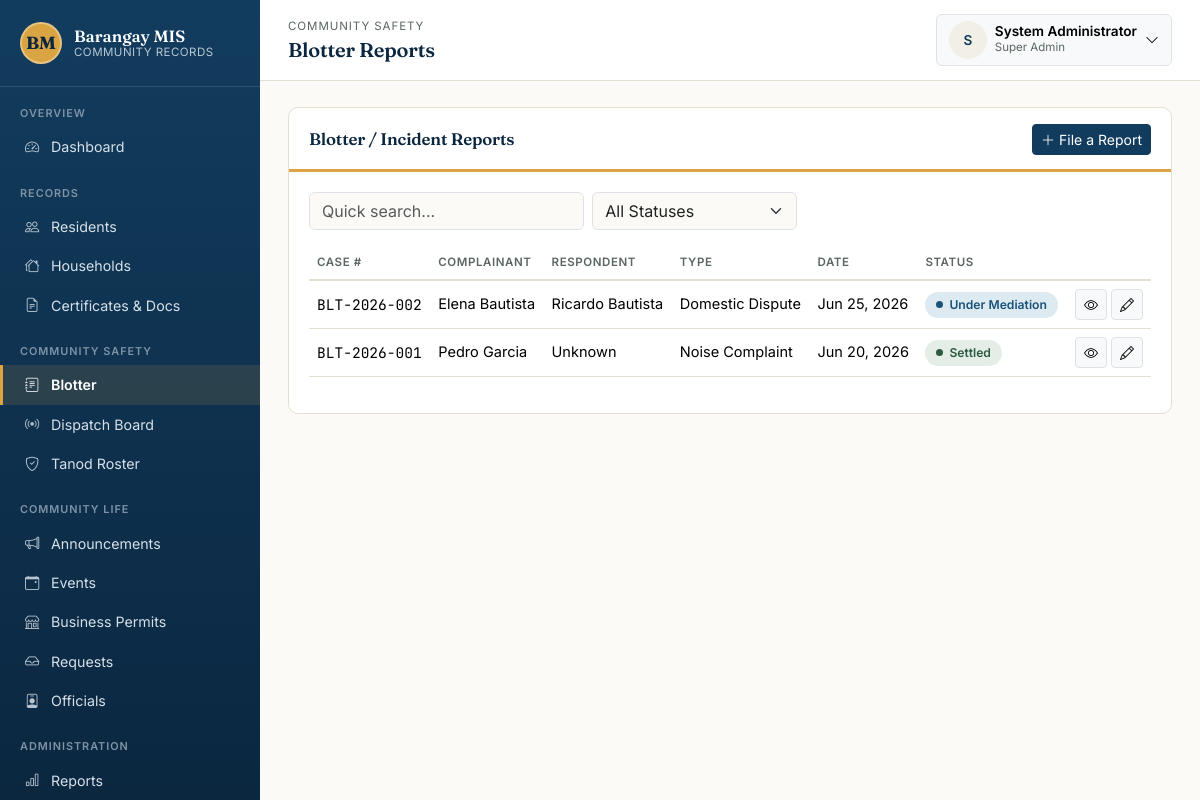
The app's page /modules/blotter/list.php (signed in) with its own data.
### tables this page shows
CREATE TABLE blotter_reports (
    id               INT AUTO_INCREMENT PRIMARY KEY,
    case_number      VARCHAR(50) UNIQUE,
    complainant      VARCHAR(150) NOT NULL,
    respondent       VARCHAR(150),
    incident_type    VARCHAR(100),
    incident_date    DATETIME,
    location         VARCHAR(255),
    narrative        TEXT,
    status           ENUM('Open','Under Mediation','Settled','Endorsed to Police/Court') NOT NULL DEFAULT 'Open',
    filed_by         INT NULL,
    created_at       TIMESTAMP NOT NULL DEFAULT CURRENT_TIMESTAMP,
    FOREIGN KEY (filed_by) REFERENCES users(id) ON DELETE SET NULL,
    INDEX idx_blotter_status (status)
);

### includes/auth.php (called while the page is built, shortened)
<?php
function current_role(): string
{
    return $_SESSION['role'] ?? '';
}

### includes/functions.php (called while the page is built, shortened)
<?php
function clean(?string $value): string
{
    return htmlspecialchars(trim($value ?? ''), ENT_QUOTES, 'UTF-8');
}
function format_date(?string $date, string $format = 'F d, Y'): string
{
    try {
        return (new DateTime($date))->format($format);
    } catch (Exception) {
        return '—';
    }
}
function format_datetime(?string $datetime, string $format = 'F d, Y g:i A'): string
{
    return format_date($datetime, $format);
}

### modules/blotter/list.php (the view, shortened to what this page needs)
<?php
require_once __DIR__ . '/../../config.php';
require_once __DIR__ . '/../../includes/auth.php';
require_once __DIR__ . '/../../includes/functions.php';
$canManage = in_array(current_role(), STAFF_ROLES, true);
$sql = 'SELECT b.*, u.full_name AS filed_by_name FROM blotter_reports b LEFT JOIN users u ON u.id = b.filed_by WHERE 1=1';
$params = [];
$sql .= ' ORDER BY b.incident_date DESC';
$stmt = $pdo->prepare($sql);
$stmt->execute($params);
$reports = $stmt->fetchAll();
require_once __DIR__ . '/../../includes/header.php';
?>
<div class="panel">
    <div class="panel-header">
        <h2>Blotter / Incident Reports</h2>
        <?php if ($canManage): ?>
        <a href="<?= BASE_URL ?>/modules/blotter/form.php" class="btn btn-primary btn-sm"><i class="bi bi-plus-lg me-1"></i>File a Report</a>
        <?php endif; ?>
    </div>
    <div class="panel-body">
        <div class="row g-2 mb-3">
            <div class="col-md-4">
                <input type="text" class="form-control" placeholder="Quick search..." onkeyup="quickFilter(this, 'blotterTable')">
            </div>
            <div class="col-md-3">
                <form method="get">
                    <select name="status" class="form-select" onchange="this.form.submit()">
                        <option value="">All Statuses</option>
                    </select>
                </form>
            </div>
        </div>
        <?php if (empty($reports)): ?>
            <div class="empty-state"><i class="bi bi-journal-text"></i>No blotter reports match this view.</div>
        <?php else: ?>
        <div class="table-responsive">
        <table class="table table-clean" id="blotterTable">
            <thead><tr><th>Case #</th><th>Complainant</th><th>Respondent</th><th>Type</th><th>Date</th><th>Status</th><th></th></tr></thead>
            <tbody>
            <?php foreach ($reports as $r): ?>
                <tr>
                    <td class="mono"><?= clean($r['case_number'] ?? '—') ?></td>
                    <td><?= clean($r['complainant']) ?></td>
                    <td><?= clean($r['respondent'] ?: '—') ?></td>
                    <td><?= clean($r['incident_type'] ?: '—') ?></td>
                    <td><?= format_datetime($r['incident_date'], 'M d, Y') ?></td>
                    <td><span class="status-pill <?= strtolower(str_replace([' ', '/'], ['-', '-'], $r['status'])) ?>"><span class="dot"></span><?= clean($r['status']) ?></span></td>
                    <td class="text-end">
                        <a href="<?= BASE_URL ?>/modules/blotter/view.php?id=<?= (int)$r['id'] ?>" class="btn btn-sm btn-light border"><i class="bi bi-eye"></i></a>
                        <?php if ($canManage): ?>
                        <a href="<?= BASE_URL ?>/modules/blotter/form.php?id=<?= (int)$r['id'] ?>" class="btn btn-sm btn-light border"><i class="bi bi-pencil"></i></a>
                        <?php endif; ?>
                    </td>
                </tr>
            <?php endforeach; ?>
            </tbody>
        </table>
        </div>
        <?php endif; ?>
    </div>
</div>
<?php require_once __DIR__ . '/../../includes/footer.php'; ?>

### assets/css/style.css (style rules this page uses)
:root { --bagong-blue: #123C5E; --bagong-blue-dark: #0B2740; --bagong-blue-light: #1E5583; --paper: #FBFAF6; --paper-dim: #F2EFE6; --palay-gold: #D9A441; --palay-gold-dark: #B9832F; --adobe: #C1502E; --talahib: #4C7A5E; --ink: #1F2421; --ink-soft: #5B6660; --hairline: #E4DFD1; --font-display: 'Fraunces', Georgia, serif; --font-body: 'Inter', -apple-system, Segoe UI, Roboto, sans-serif; --font-mono: 'JetBrains Mono', SFMono-Regular, Menlo, monospace; --bs-primary: var(--bagong-blue); --bs-body-font-family: var(--font-body); --bs-body-color: var(--ink); --bs-body-bg: var(--paper); }
* { box-sizing: border-box; }
body { background: var(--paper); color: var(--ink); font-family: var(--font-body); }
h1, h2, h3, h4, .display-font { font-family: var(--font-display); font-weight: 600; letter-spacing: -0.01em; color: var(--bagong-blue-dark); }
.mono, .case-number, .stat-number { font-family: var(--font-mono); font-variant-numeric: tabular-nums; }
a { color: var(--bagong-blue); }
.panel { background: #fff; border: 1px solid var(--hairline); border-radius: 10px; margin-bottom: 22px; overflow: hidden; }
.panel-header { display: flex; align-items: center; justify-content: space-between; gap: 12px; padding: 16px 20px 14px; border-bottom: 3px solid var(--palay-gold); flex-wrap: wrap; }
.panel-header h2, .panel-header h3 { margin: 0; font-size: 1.05rem; }
.panel-body { padding: 20px; }
.table-clean { --bs-table-bg: transparent; font-size: 0.91rem; }
.table-clean thead th { text-transform: uppercase; font-size: 0.72rem; letter-spacing: 0.05em; color: var(--ink-soft); border-bottom: 2px solid var(--hairline); font-weight: 600; white-space: nowrap; }
.table-clean td { vertical-align: middle; border-bottom: 1px solid var(--hairline); }
.btn-primary { background: var(--bagong-blue); border-color: var(--bagong-blue); }
.status-pill { display: inline-flex; align-items: center; gap: 6px; padding: 4px 11px; border-radius: 100px; font-size: 0.76rem; font-weight: 600; background: #EDEAE2; color: #5B6660; }
.status-pill .dot { width: 7px; height: 7px; border-radius: 50%; background: currentColor; }
.status-pill.resolved, .status-pill.active, .status-pill.settled, .status-pill.completed, .status-pill.available { background: #E4EEE7; color: #2E5A41; }
.status-pill.dispatched, .status-pill.en-route, .status-pill.on-scene, .status-pill.ongoing, .status-pill.under-mediation, .status-pill.on-call { background: #DDEAF2; color: #1B5279; }

### records on screen
blotter_reports: case_number "BLT-2026-002", complainant "Elena Bautista", respondent "Ricardo Bautista", incident_type "Domestic Dispute", incident_date "Jun 25, 2026", status "Under Mediation"
blotter_reports: case_number "BLT-2026-001", complainant "Pedro Garcia", respondent "Unknown", incident_type "Noise Complaint", incident_date "Jun 20, 2026", status "Settled"

### other values on screen
$label "Dashboard Residents Households Certificates & Docs Blotter Dispatch Board Tanod Roster Announcements Events Business Permits Requests Officials Reports"
$breadcrumbEyebrow "COMMUNITY SAFETY"
$pageTitle "Blotter Reports"
mb_strtoupper(mb_substr(current_full_name() ?: '?', 0, 1)) "S"
current_full_name() "System Administrator"
role_label(current_role()) "Super Admin"
